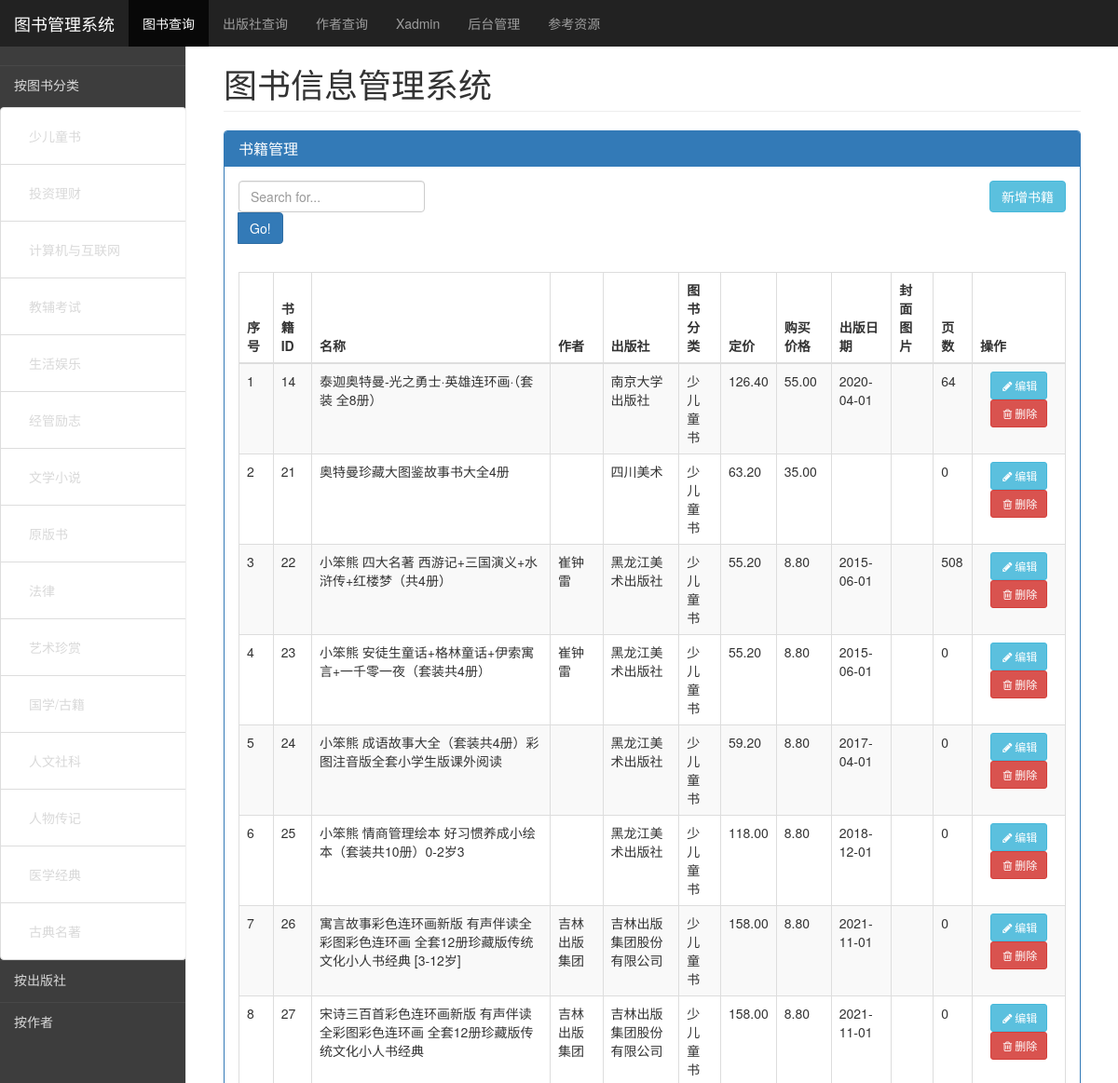
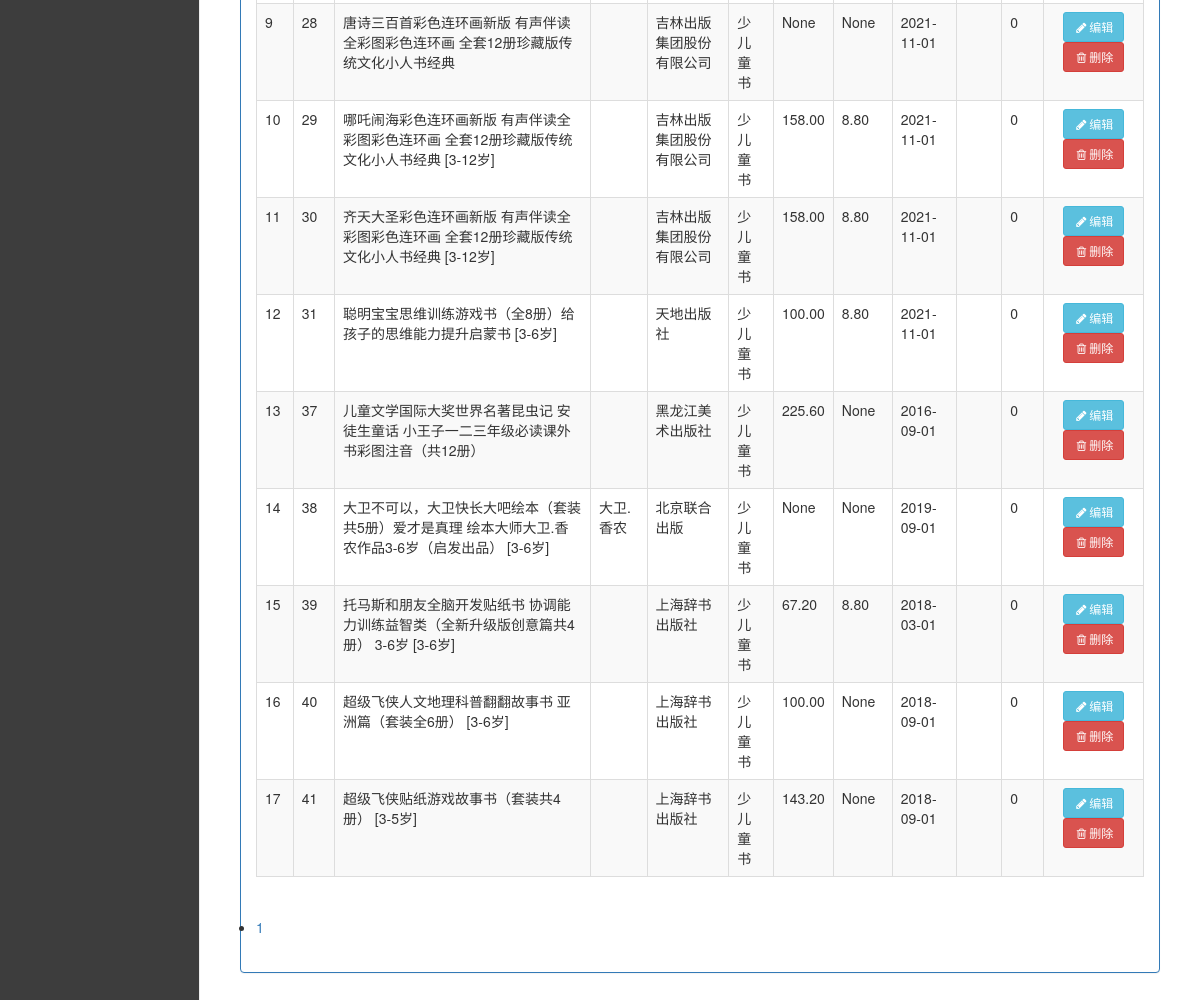
Page /category/1 on the committed database (2 pictures, top to bottom).
### base/models.py (models this page shows)
class Category(models.Model):
    category = models.CharField('图书分类',max_length=255,null=True,blank=True,unique=True)
    tag = models.CharField(max_length=255,null=True,blank=True)
    order = models.IntegerField('排序', null=True, blank=True)
    create_time = models.DateTimeField('创建时间', null=True, blank=True,auto_now_add=True)
    update_time = models.DateTimeField('更新时间', null=True, blank=True, auto_now=True)
    create_user = models.ForeignKey(settings.AUTH_USER_MODEL, verbose_name='创建人', on_delete=models.CASCADE, null=True, blank=True)
    def __str__(self):
        return self.category
    class Meta:
        verbose_name = "图书分类"
        verbose_name_plural = "图书分类"

### book/models.py (models this page shows, shortened)
class Book(models.Model):
    id = models.AutoField('序号', primary_key=True)
    name= models.CharField('书名',max_length=200,null=True,blank=True)
    title = models.CharField('书名全',max_length=200,null=True,blank=True)
    title_en=models.CharField('英文书名',max_length=200,null=True,blank=True)
    authors = models.ManyToManyField('Author',verbose_name='作者/编者',related_name='book2authors',blank=True)  # 多对多
    publishDate = models.DateField('出版时间', null=True, blank=True)
    publisher = models.ForeignKey('Publisher', verbose_name='出版社',on_delete=models.CASCADE,null=True,blank=True)  # 一对多
    price = models.DecimalField('定价',max_digits=10, decimal_places=2,null=True,blank=True)  # 最大 999.99
    buy_price = models.DecimalField('购买价格', max_digits=10, decimal_places=2, null=True, blank=True)  # 最大 999.99
    buy_amt = models.DecimalField('买入数量',max_digits=10, decimal_places=2,default=1)  # 最大 999.99
    buy_date = models.DateField('买入日期', null=True, blank=True)
    buy_order = models.CharField('订单号', max_length=200, null=True, blank=True)
    channel = models.CharField('购买渠道', choices=CHANNEL_CHOICES, default='当当网', max_length=32, null=True, blank=True)
    URL = models.CharField('URL', max_length=200, null=True, blank=True)
    ISBN=models.CharField('ISBN',max_length=32,null=True,blank=True)
    category=models.ForeignKey('base.Category',verbose_name='图书分类',on_delete=models.CASCADE,null=True,blank=True)
    product_id=models.CharField('商品编码',max_length=32,null=True,blank=True)
    pages = models.IntegerField('页数', default=0,null=True,blank=True)
    translator = models.ManyToManyField('Author',verbose_name='译者',related_name='book2translator',blank=True)  # 多对多
    amount = models.IntegerField('套装数量', default=1,null=True,blank=True)
    clc=models.ForeignKey('base.CLC',verbose_name='中图分类',on_delete=models.CASCADE,null=True,blank=True)
    imgsrc = models.ImageField(upload_to='static/images/books', default='default.jpeg', verbose_name=u"图片封面",null=True,blank=True)
    image =  StdImageField(upload_to='static/images/books', blank=True, variations={'thumbnail': (100, 75)},  verbose_name=u'图片封面' )
    pack=models.CharField('包装',max_length=32,null=True,blank=True,default='平装')
    size=models.CharField('开本',max_length=32,null=True,blank=True,default='16开')
    words=models.CharField('字数',max_length=32,null=True,blank=True)
    lables=models.CharField('标签',max_length=100,null=True,blank=True)
    introduce=models.TextField('内容简介',null=True,blank=True)
    review=models.TextField('书评',null=True,blank=True)
    order = models.IntegerField('排序', null=True, blank=True)
    create_time = models.DateTimeField('创建时间', null=True, blank=True,auto_now_add=True)
    update_time = models.DateTimeField('更新时间', null=True, blank=True,auto_now=True)
    create_user = models.ForeignKey(settings.AUTH_USER_MODEL, verbose_name='创建人', on_delete=models.CASCADE, null=True, blank=True)
    def image_img(self):
        if self.imgsrc:
            href = self.imgsrc.url
            src = self.imgsrc.url
            image_html = '<a href="%s" target="_blank" title="照片"> <img alt="" src="%s" />' % (href, src)
            return format_html(image_html, self.imgsrc, )
        else:
            return ""
    class Meta:
        verbose_name = "图书"
        verbose_name_plural = "图书"

class Publisher(models.Model):
    id = models.AutoField('序号', primary_key=True)
    name = models.CharField('名称', max_length=100,null=True,blank=True,unique=True)
    name_pinyin=models.SlugField('名称拼音',max_length=300,null=True,blank=True)
    addr = models.CharField('地址', max_length=64,null=True,blank=True)
    order = models.IntegerField('排序', null=True, blank=True)
    create_time = models.DateTimeField('创建时间', null=True, blank=True,auto_now_add=True)
    update_time = models.DateTimeField('更新时间', null=True, blank=True,auto_now=True)
    create_user = models.ForeignKey(settings.AUTH_USER_MODEL, verbose_name='创建人', on_delete=models.CASCADE, null=True, blank=True)
    def __str__(self):
        return self.name
    class Meta:
        verbose_name = "出版社"
        verbose_name_plural = "出版社"

class Author(models.Model):
    id = models.AutoField(verbose_name='序号', primary_key=True)
    name = models.CharField(verbose_name='姓名', max_length=64)
    name_en = models.CharField(verbose_name='英文名字', max_length=64,null=True,blank=True)
    name_pinyin=models.SlugField('名称拼音',max_length=300,null=True,blank=True)
    display_name=models.CharField('显示名称',max_length=300,null=True,blank=True)
    country = models.ForeignKey('base.Country',verbose_name='国家',on_delete=models.CASCADE,default=1,max_length=64,null=True,blank=True)
    gender = models.CharField(max_length=6, choices=GENDER_CHOICES, default="male", verbose_name="性别")
    times = models.ForeignKey('base.Times',verbose_name='年代',on_delete=models.CASCADE, default=0,null=True,blank=True)
    dynasty = models.ForeignKey('base.Dynasty',verbose_name='朝代', on_delete=models.CASCADE,default=0,null=True,blank=True)
    imgsrc = models.ImageField(upload_to='static/images/authors', verbose_name=u"图片封面",null=True,blank=True)
    image =  StdImageField(upload_to='static/images/authors', blank=True, variations={'thumbnail': (100, 75)},  verbose_name=u'图片封面' )
    introduce = models.TextField(verbose_name='简介', null=True,blank=True)
    books = models.ManyToManyField(to=Book,related_name='author2books',verbose_name='作品',blank=True)
    order = models.IntegerField('排序', null=True, blank=True)
    create_time = models.DateTimeField('创建时间', null=True, blank=True,auto_now_add=True)
    update_time = models.DateTimeField('更新时间', null=True, blank=True, auto_now=True)
    create_user = models.ForeignKey(settings.AUTH_USER_MODEL, verbose_name='创建人', on_delete=models.CASCADE, null=True, blank=True)
    def __str__(self):
        if self.country.__str__()=='[中]':
            if self.dynasty is not None:
                return self.name+""+self.dynasty.__str__()
        elif self.country is not None:
            return self.name+""+self.country.__str__()
        return self.name
    class Meta:
        verbose_name = "作者"
        verbose_name_plural = "作者"

### book/views.py (the view)
# urls.py: path('category/<int:id>', views.get_books_by_category,name="category"),  # 查询图书
def get_books_by_category(request,id):
    books = models.Book.objects.filter(category_id=id).order_by('-update_time')
    paginator = Paginator(books, 20)
    try:
        page_number = request.GET.get('page', '1')
        page = paginator.page(page_number)
    except (PageNotAnInteger, EmptyPage, InvalidPage):
        page = paginator.page(1)
    return render(request, 'category.html', {'book_list': books, 'page': page})

### base/models.py (called while the page is built)
    def __str__(self):
        return self.tag

    def __str__(self):
        return self.dynasty

### book/context_processors.py (called while the page is built)
def book_context(request):
    category = Category.objects.all().order_by('order')
    publishers = Publisher.objects.all().order_by('name_pinyin')
    authors = Author.objects.all().order_by('name_pinyin')
    context = {
     "category": category,
     "publishers": publishers,
     "authors": authors,
     }
    return context

### templates/category.html (shortened to what this page needs)
{% extends 'base.html' %}
{% block content %}
    <div class="col-sm-9 col-sm-offset-3 col-md-10 col-md-offset-2 main">
        <h1 class="page-header">图书信息管理系统</h1>
            <div class="panel panel-primary">
                <div class="panel-heading">
                    <h3 class="panel-title">书籍管理</h3>
                </div>
                <div class="panel-body">
                    <div class="row table-toolbar">
                        <div class="col-md-3 col-sm-6">
                            <form action="/book/search/">
                                <div class="form-group">
                                    <input name="q" type="text" class="form-control" id="q" placeholder="Search for...">
                                    <span class="input-group-btn">
                                        <button class="btn btn-primary btn-search" type="submit">Go!</button>
                                    </span>
                                </div>
                            </form>
                        </div>
                        <div class="col-md-3 col-sm-6 pull-right add-btn">
                            <a href="/book/add/" class="btn btn-info pull-right">新增书籍</a>
                        </div>
                    </div>
                    <table class="table table-striped table-bordered">
                        <thead>
                            <tr><th>序号</th>
                                <th>书籍ID</th>
                                <th>名称</th>
                                <th>作者</th>
                                <th>出版社</th>
                                <th>图书分类</th>
                                <th>定价</th>
                                <th>购买价格</th>
                                <th>出版日期</th>
                                <th>封面图片</th>
                                <th>页数</th>
                                <th>操作</th>
                            </tr>
                        </thead>
                        <tbody>
                          {% for book in page.object_list %}
                             <tr>
                                <td>{{ forloop.counter }}</td>
                                <td>{{ book.id }}</td>
                                <td>{{ book.title }}</td>
                                <td>
                                    {% for author in book.authors.all %}
                                        <span>{{ author.name }}</span>
                                    {% endfor %}
                                </td>
                                <td>{{ book.publisher.name }}</td>
                                <td>{{ book.category.category }}</td>
                                <td>{{ book.price }}</td>
                                <td>{{ book.buy_price }}</td>
                                <td>{{ book.publishDate|date:'Y-m-d' }}</td>
                                <td>{{ book.image_img }}</td>
                                <td>{{ book.pages }}</td>
                                <td class="text-center">
                                        <a class="btn btn-info btn-sm" href="/book/edit/?id={{ book.id }}"><i
                                                class="fa fa-pencil fa-fw"
                                                aria-hidden="true"></i>编辑</a>
                                        <a class="btn btn-danger btn-sm" href="/book/del/?id={{ book.id }}"><i
                                                class="fa fa-trash-o fa-fw"
                                                aria-hidden="true"></i>删除
                                        </a>
                                </td>
                            </tr>
                          {% endfor %}
                         </tbody>
                    </table>
                   {% include 'pages.html' %}
                </div>
            </div>
    </div>
{% endblock %}

### templates/base.html (shortened to what this page needs)
<!DOCTYPE html>
<html lang="zh-CN">
    {% include 'head1.html' %}
<body>
    {% include 'nav1.html' %}
    {% include 'left.html' %}
<div>
    {% block content %}
    {% endblock %}
</div>
</body>
</html>

### templates/head1.html (shortened to what this page needs)
<head>
    <link href="/static/bootstrap-3.3.7/css/bootstrap.min.css" rel="stylesheet">
    <link href="/static/fontawesome/css/font-awesome.min.css" rel="stylesheet">
    <link href="/static/dashboard.css" rel="stylesheet">
    <link href="/static/my-style.css" rel="stylesheet">
</head>

### templates/nav1.html (shortened to what this page needs)
<nav class="navbar navbar-inverse navbar-fixed-top">
    <div class="container-fluid">
        <div class="navbar-header">
            <a class="navbar-brand" href="/">图书管理系统</a>
        </div>
        <div id="navbar" class="navbar-collapse collapse" aria-expanded="true" style="">
            <ul class="nav navbar-nav">
                <li class="nav-item active">
        <a class="nav-link" href="/book/list/">图书查询 <span class="sr-only">(current)</span></a>
      </li>
         <li class="nav-item">
        <a class="nav-link" href="/pub/list/">出版社查询</a>
      </li>
         <li class="nav-item">
        <a class="nav-link" href="/author/list/">作者查询</a>
      </li>
        <li class="nav-item">
        <a class="nav-link" href="/xadmin/">Xadmin</a>
      </li>
      <li class="nav-item dropdown">
        <a class="nav-link dropdown-toggle" href="/" id="navbarDropdown" role="button" data-toggle="dropdown" aria-expanded="false">
          后台管理
        </a>
       <li class="nav-item dropdown">
        <a class="nav-link dropdown-toggle" href="/" id="navbarDropdown2" role="button" data-toggle="dropdown" aria-expanded="false">
          参考资源
        </a>
            </ul>
        </div>
    </div>
</nav>

### templates/left.html (shortened to what this page needs)
<div class="container-fluid">
    <div class="row">
        <div class="col-sm-3 col-md-2 sidebar collapse" id="my-menu">
            <div class="my-menu-item" data-target="#menu-son1" data-toggle="collapse"><a>按图书分类</a></div>
            <ul class="nav nav-sidebar " id="menu-son1">
                {% for p in category %}
				       <li class="list-group-item"><a href="{% url 'category' id=p.id %}">{{p}}</a></li>
				{% endfor %}
            </ul>
            <div class="my-menu-item" href="#menu-son2" data-toggle="collapse"><a>按出版社</a></div>
            <div class="my-menu-item" href="#menu-son3" data-toggle="collapse"><a>按作者</a></div>
        </div>

### templates/pages.html (shortened to what this page needs)
<nav aria-label="Page navigation" >
        <ul class="pagination">
            {% for page_number in page.paginator.page_range %}
                {% if page_number == page.number %}
            <span>
                    <li class="active"><a class="end" href="?page={{ page_number }}">{{ page_number }}</a></li>
            </span>
                {% else %}
            <span>
                <li><a class="end" href="?page={{ page_number }}">{{ page_number }}</a></li>
            </span>
                {% endif %}
            {% endfor %}
      </ul>
</nav>

### static/dashboard.css (style rules this page uses)
body { padding-top: 50px; }
.navbar-fixed-top { border: 0; }
.sidebar { display: none; }
@media (min-width: 768px) { .sidebar { position: fixed; top: 50px; bottom: 0; left: 0; z-index: 1000; display: block; padding: 20px; overflow-x: hidden; overflow-y: auto; background-color: #3d3d3d; border-right: 1px solid #eee; } }
.nav-sidebar { margin-right: -21px; margin-bottom: 20px; margin-left: -20px; }
.nav-sidebar > li > a { padding-right: 20px; padding-left: 20px; }
.main { padding: 20px; }
@media (min-width: 768px) { .main { padding-right: 40px; padding-left: 40px; } }
.main .page-header { margin-top: 0; }

### static/my-style.css (style rules this page uses)
body { padding-top: 50px; }
.table-toolbar { margin-bottom: 15px; }
.my-menu-item { height: 45px; margin-left: -20px; margin-right: -20px; background-color: #3d3d3d; border-top: 1px solid #484848; }
#my-menu a { position: relative; display: block; padding: 10px 15px; background-color: transparent; cursor: pointer; color: #d9d9d9; }
.nav-sidebar { margin-bottom: 0; }

### rows in the picture
Category: category "少儿童书"
Category: category "投资理财"
Category: category "计算机与互联网"
Category: category "教辅考试"
Category: category "生活娱乐"
Category: category "经管励志"
Category: category "文学小说"
Category: category "原版书"
Category: category "法律"
Category: category "艺术珍赏"
Category: category "国学/古籍"
Category: category "人文社科"
Category: category "人物传记"
Category: category "医学经典"
Category: category "古典名著"
Book: id "14", title "泰迦奥特曼-光之勇士·英雄连环画·（套装 全8册）", publisher.name "南京大学出版社", category.category "少儿童书", price "126.40", buy_price "55.00", publishDate "2020-04-01", pages "64"
Book: id "21", title "奥特曼珍藏大图鉴故事书大全4册", publisher.name "四川美术", category.category "少儿童书", price "63.20", buy_price "35.00", pages "0"
Book: id "22", title "小笨熊 四大名著 西游记+三国演义+水浒传+红楼梦（共4册）", publisher.name "黑龙江美术出版社", category.category "少儿童书", price "55.20", buy_price "8.80", publishDate "2015-06-01", pages "508"
Author: name "崔钟雷"
Book: id "23", title "小笨熊 安徒生童话+格林童话+伊索寓言+一千零一夜（套装共4册）", publisher.name "黑龙江美术出版社", category.category "少儿童书", price "55.20", buy_price "8.80", publishDate "2015-06-01", pages "0"
Book: id "24", title "小笨熊 成语故事大全（套装共4册）彩图注音版全套小学生版课外阅读", publisher.name "黑龙江美术出版社", category.category "少儿童书", price "59.20", buy_price "8.80", publishDate "2017-04-01", pages "0"
Book: id "25", title "小笨熊 情商管理绘本 好习惯养成小绘本（套装共10册）0-2岁3", publisher.name "黑龙江美术出版社", category.category "少儿童书", price "118.00", buy_price "8.80", publishDate "2018-12-01", pages "0"
Book: id "26", title "寓言故事彩色连环画新版 有声伴读全彩图彩色连环画 全套12册珍藏版传统文化小人书经典 [3-12岁]", publisher.name "吉林出版集团股份有限公司", category.category "少儿童书", price "158.00", buy_price "8.80", publishDate "2021-11-01", pages "0"
Author: name "吉林出版集团"
Book: id "27", title "宋诗三百首彩色连环画新版 有声伴读全彩图彩色连环画 全套12册珍藏版传统文化小人书经典", publisher.name "吉林出版集团股份有限公司", category.category "少儿童书", price "158.00", buy_price "8.80", publishDate "2021-11-01", pages "0"
Book: id "28", title "唐诗三百首彩色连环画新版 有声伴读全彩图彩色连环画 全套12册珍藏版传统文化小人书经典", publisher.name "吉林出版集团股份有限公司", category.category "少儿童书", price "None", buy_price "None", publishDate "2021-11-01", pages "0"
Book: id "29", title "哪吒闹海彩色连环画新版 有声伴读全彩图彩色连环画 全套12册珍藏版传统文化小人书经典 [3-12岁]", publisher.name "吉林出版集团股份有限公司", category.category "少儿童书", price "158.00", buy_price "8.80", publishDate "2021-11-01", pages "0"
Book: id "30", title "齐天大圣彩色连环画新版 有声伴读全彩图彩色连环画 全套12册珍藏版传统文化小人书经典 [3-12岁]", publisher.name "吉林出版集团股份有限公司", category.category "少儿童书", price "158.00", buy_price "8.80", publishDate "2021-11-01", pages "0"
Book: id "31", title "聪明宝宝思维训练游戏书（全8册）给孩子的思维能力提升启蒙书 [3-6岁]", publisher.name "天地出版社", category.category "少儿童书", price "100.00", buy_price "8.80", publishDate "2021-11-01", pages "0"
Book: id "37", title "儿童文学国际大奖世界名著昆虫记 安徒生童话 小王子一二三年级必读课外书彩图注音（共12册）", publisher.name "黑龙江美术出版社", category.category "少儿童书", price "225.60", buy_price "None", publishDate "2016-09-01", pages "0"
Book: id "38", title "大卫不可以，大卫快长大吧绘本（套装共5册）爱才是真理 绘本大师大卫.香农作品3-6岁（启发出品） [3-6岁]", publisher.name "北京联合出版", category.category "少儿童书", price "None", buy_price "None", publishDate "2019-09-01", pages "0"
Author: name "大卫.香农"
Book: id "39", title "托马斯和朋友全脑开发贴纸书 协调能力训练益智类（全新升级版创意篇共4册） 3-6岁 [3-6岁]", publisher.name "上海辞书出版社", category.category "少儿童书", price "67.20", buy_price "8.80", publishDate "2018-03-01", pages "0"
Book: id "40", title "超级飞侠人文地理科普翻翻故事书 亚洲篇（套装全6册） [3-6岁]", publisher.name "上海辞书出版社", category.category "少儿童书", price "100.00", buy_price "None", publishDate "2018-09-01", pages "0"
Book: id "41", title "超级飞侠贴纸游戏故事书（套装共4册） [3-5岁]", publisher.name "上海辞书出版社", category.category "少儿童书", price "143.20", buy_price "None", publishDate "2018-09-01", pages "0"

### other values in the picture
{{ page_number }} "1"
